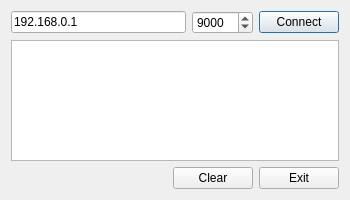
<?xml version="1.0" encoding="UTF-8"?>
<ui version="4.0">
 <class>Dialog</class>
 <widget class="QDialog" name="Dialog">
  <property name="geometry">
   <rect>
    <x>0</x>
    <y>0</y>
    <width>350</width>
    <height>200</height>
   </rect>
  </property>
  <property name="windowTitle">
   <string>Dialog</string>
  </property>
  <layout class="QGridLayout" name="gridLayout">
   <item row="0" column="0">
    <layout class="QHBoxLayout" name="connection_layout">
     <item>
      <widget class="QLineEdit" name="host">
       <property name="text">
        <string>192.168.0.1</string>
       </property>
      </widget>
     </item>
     <item>
      <widget class="QSpinBox" name="port">
       <property name="sizePolicy">
        <sizepolicy hsizetype="Maximum" vsizetype="Fixed">
         <horstretch>0</horstretch>
         <verstretch>0</verstretch>
        </sizepolicy>
       </property>
       <property name="maximum">
        <number>65000</number>
       </property>
       <property name="value">
        <number>9000</number>
       </property>
      </widget>
     </item>
     <item>
      <widget class="QPushButton" name="bControl">
       <property name="text">
        <string>Connect</string>
       </property>
      </widget>
     </item>
    </layout>
   </item>
   <item row="1" column="0">
    <widget class="QPlainTextEdit" name="datastream">
     <property name="readOnly">
      <bool>true</bool>
     </property>
    </widget>
   </item>
   <item row="2" column="0">
    <layout class="QHBoxLayout" name="control_layout">
     <item>
      <spacer name="spacer">
       <property name="orientation">
        <enum>Qt::Horizontal</enum>
       </property>
       <property name="sizeHint" stdset="0">
        <size>
         <width>79</width>
         <height>20</height>
        </size>
       </property>
      </spacer>
     </item>
     <item>
      <widget class="QPushButton" name="bClear">
       <property name="text">
        <string>Clear</string>
       </property>
      </widget>
     </item>
     <item>
      <widget class="QPushButton" name="bExit">
       <property name="text">
        <string>Exit</string>
       </property>
      </widget>
     </item>
    </layout>
   </item>
  </layout>
 </widget>
 <layoutdefault spacing="6" margin="11"/>
 <tabstops>
  <tabstop>datastream</tabstop>
 </tabstops>
 <resources/>
 <connections/>
</ui>
